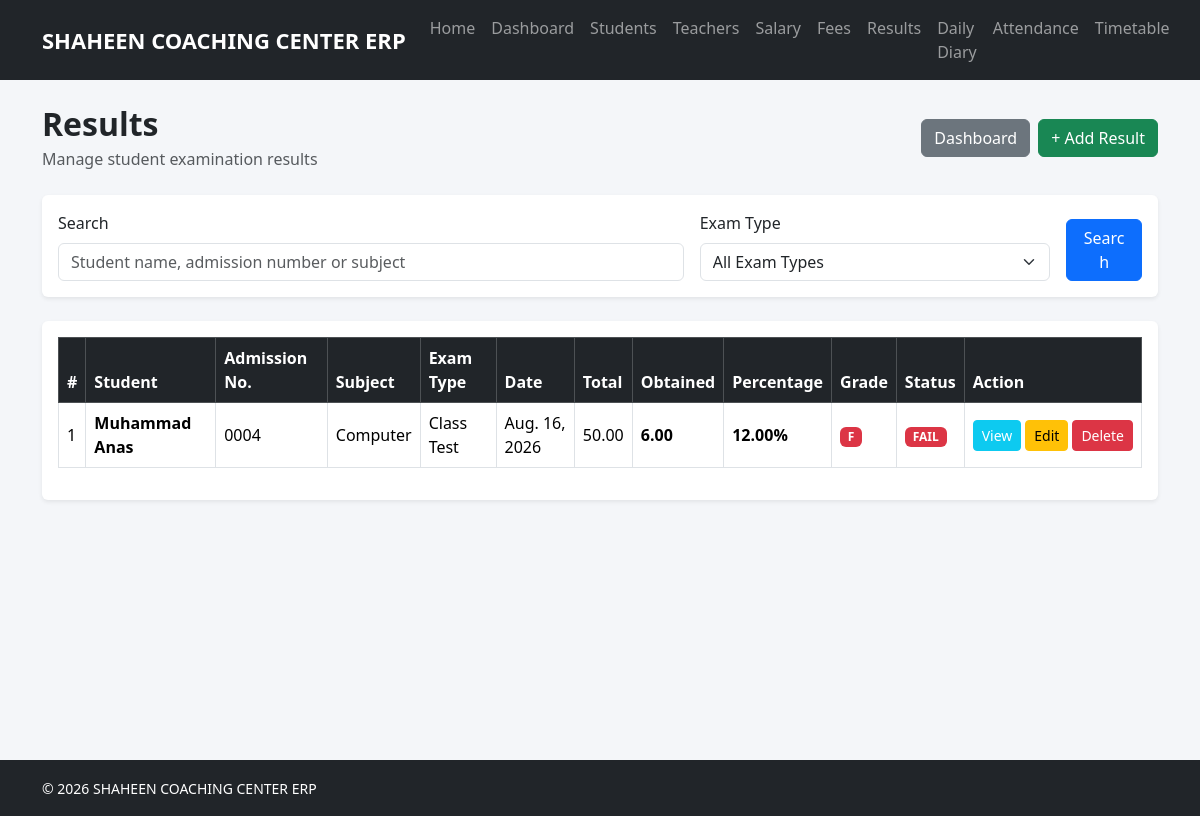
The page /results/list/ on the database its author committed.
### results/models.py (models this page shows, shortened)
class Result(models.Model):
    EXAM_TYPE_CHOICES = [
        ("FAT", "FAT - First Assessment Test"),
        ("SAT", "SAT - Second Assessment Test"),
        ("Test Session", "Test Session"),
        ("Class Test", "Class Test"),
    ]
    student = models.ForeignKey(
        Student,
        on_delete=models.CASCADE,
        related_name="results"
    )
    session = models.ForeignKey(
        Session,
        on_delete=models.PROTECT
    )
    classroom = models.ForeignKey(
        ClassRoom,
        on_delete=models.PROTECT
    )
    section = models.ForeignKey(
        Section,
        on_delete=models.PROTECT
    )
    subject = models.ForeignKey(
        Subject,
        on_delete=models.PROTECT
    )
    exam_type = models.CharField(
        max_length=30,
        choices=EXAM_TYPE_CHOICES
    )
    exam_date = models.DateField()
    total_marks = models.DecimalField(
        max_digits=6,
        decimal_places=2
    )
    obtained_marks = models.DecimalField(
        max_digits=6,
        decimal_places=2
    )
    remarks = models.CharField(
        max_length=255,
        blank=True
    )
    created_at = models.DateTimeField(
        auto_now_add=True
    )
    @property
    def percentage(self):
        if self.total_marks > 0:
            return round(
                (self.obtained_marks / self.total_marks) * 100,
                2
            )
        return 0
    @property
    def grade(self):
        percentage = self.percentage
        if percentage >= 80:
            return "A+"
        elif percentage >= 70:
            return "A"
        elif percentage >= 60:
            return "B"
        elif percentage >= 50:
            return "C"
        elif percentage >= 40:
            return "D"
        else:
            return "F"
    class Meta:
        ordering = [
            "-exam_date",
            "student__first_name",
            "subject__name",
        ]
        constraints = [
            models.UniqueConstraint(
                fields=[
                    "student",
                    "subject",
                    "session",
                    "exam_type",
                    "exam_date",
                ],
                name="unique_student_subject_result",
            )
        ]

### students/models.py (models this page shows, shortened)
class Student(models.Model):
    GENDER_CHOICES = [
        ("Male", "Male"),
        ("Female", "Female"),
    ]
    admission_no = models.CharField(
        max_length=20,
        unique=True,
        blank=True,
        null=True
    )
    first_name = models.CharField(max_length=100)
    last_name = models.CharField(
        max_length=100,
        blank=True
    )
    father_name = models.CharField(max_length=150)
    gender = models.CharField(
        max_length=10,
        choices=GENDER_CHOICES
    )
    date_of_birth = models.DateField()
    phone = models.CharField(max_length=20)
    address = models.TextField()
    session = models.ForeignKey(
        Session,
        on_delete=models.PROTECT,
        null=True,
        blank=True
    )
    classroom = models.ForeignKey(
        ClassRoom,
        on_delete=models.PROTECT,
        null=True,
        blank=True
    )
    section = models.ForeignKey(
        Section,
        on_delete=models.PROTECT,
        null=True,
        blank=True
    )
    photo = models.ImageField(
        upload_to="students/",
        blank=True,
        null=True
    )
    admission_date = models.DateField(auto_now_add=True)

### academics/models.py (models this page shows, shortened)
class Subject(models.Model):
    name = models.CharField(max_length=100)

### results/views.py (the view, shortened to what this page needs)
def result_list(request):
    query = request.GET.get("q", "")
    exam_type = request.GET.get("exam_type", "")
    results = Result.objects.select_related(
        "student",
        "session",
        "classroom",
        "section",
        "subject",
    )
    if exam_type:
        results = results.filter(
            exam_type=exam_type
        )
    results = results.order_by(
        "-exam_date",
        "student__first_name",
    )
    return render(
        request,
        "results/result_list.html",
        {
            "results": results,
            "query": query,
            "exam_type": exam_type,
        }
    )

### results/templates/results/result_list.html (shortened to what this page needs)
{% extends 'base/base.html' %}
{% block content %}
<div class="d-flex justify-content-between align-items-center mb-4">
    <div>
        <h2 class="fw-bold mb-1">
            Results
        </h2>
        <p class="text-muted mb-0">
            Manage student examination results
        </p>
    </div>
    <div class="d-flex gap-2">
        <a
            href="{% url 'results:result_dashboard' %}"
            class="btn btn-secondary">
            Dashboard
        </a>
        <a
            href="{% url 'results:add_result' %}"
            class="btn btn-success">
            + Add Result
        </a>
    </div>
</div>
<div class="card shadow-sm border-0 mb-4">
    <div class="card-body">
        <form method="GET">
            <div class="row g-3">
                <div class="col-md-7">
                    <label class="form-label">
                        Search
                    </label>
                    <input
                        type="text"
                        name="q"
                        value="{{ query }}"
                        class="form-control"
                        placeholder="Student name, admission number or subject">
                </div>
                <div class="col-md-4">
                    <label class="form-label">
                        Exam Type
                    </label>
                    <select
                        name="exam_type"
                        class="form-select">
                        <option value="">
                            All Exam Types
                        </option>
                    </select>
                </div>
                <div class="col-md-1 d-flex align-items-end">
                    <button
                        type="submit"
                        class="btn btn-primary w-100">
                        Search
                    </button>
                </div>
            </div>
        </form>
    </div>
</div>
<div class="card shadow-sm border-0">
    <div class="card-body">
        <div class="table-responsive">
            <table class="table table-hover table-bordered align-middle">
                <thead class="table-dark">
                    <tr>
                        <th>#</th>
                        <th>Student</th>
                        <th>Admission No.</th>
                        <th>Subject</th>
                        <th>Exam Type</th>
                        <th>Date</th>
                        <th>Total</th>
                        <th>Obtained</th>
                        <th>Percentage</th>
                        <th>Grade</th>
                        <th>Status</th>
                        <th>Action</th>
                    </tr>
                </thead>
                <tbody>
                {% for result in results %}
                    <tr>
                        <td>
                            {{ forloop.counter }}
                        </td>
                        <td>
                            <strong>
                                {{ result.student.first_name }}
                                {{ result.student.last_name }}
                            </strong>
                        </td>
                        <td>
                            {{ result.student.admission_no }}
                        </td>
                        <td>
                            {{ result.subject.name }}
                        </td>
                        <td>
                            {{ result.exam_type }}
                        </td>
                        <td>
                            {{ result.exam_date }}
                        </td>
                        <td>
                            {{ result.total_marks }}
                        </td>
                        <td>
                            <strong>
                                {{ result.obtained_marks }}
                            </strong>
                        </td>
                        <td>
                            <strong>
                                {{ result.percentage }}%
                            </strong>
                        </td>
                        <td>
                            {% if result.grade == "A+" %}
                                <span class="badge bg-success">
                                    A+
                                </span>
                            {% elif result.grade == "A" %}
                                <span class="badge bg-success">
                                    A
                                </span>
                            {% elif result.grade == "B" %}
                                <span class="badge bg-primary">
                                    B
                                </span>
                            {% elif result.grade == "C" %}
                                <span class="badge bg-info text-dark">
                                    C
                                </span>
                            {% elif result.grade == "D" %}
                                <span class="badge bg-warning text-dark">
                                    D
                                </span>
                            {% else %}
                                <span class="badge bg-danger">
                                    F
                                </span>
                            {% endif %}
                        </td>
                        <td>
                            {% if result.percentage >= 40 %}
                                <span class="badge bg-success">
                                    PASS
                                </span>
                            {% else %}
                                <span class="badge bg-danger">
                                    FAIL
                                </span>
                            {% endif %}
                        </td>
                        <td>
                            <div class="d-flex gap-1">
                                <a
                                    href="{% url 'results:result_detail' result.pk %}"
                                    class="btn btn-sm btn-info text-white">
                                    View
                                </a>
                                <a
                                    href="{% url 'results:edit_result' result.pk %}"
                                    class="btn btn-sm btn-warning">
                                    Edit
                                </a>
                                <a
                                    href="{% url 'results:delete_result' result.pk %}"
                                    class="btn btn-sm btn-danger">
                                    Delete
                                </a>
                            </div>
                        </td>
                    </tr>
                {% endfor %}
                </tbody>
            </table>
        </div>
    </div>
</div>
{% endblock %}

### templates/base/base.html (style rules this page uses)
body { background: #f4f6f9; }

### rows shown on the page
Result: student.first_name "Muhammad", student.last_name "Anas", student.admission_no "0004", subject.name "Computer", exam_type "Class Test", exam_date "Aug. 16, 2026", total_marks "50.00", obtained_marks "6.00", percentage "12.00", shows "F", shows "FAIL"
